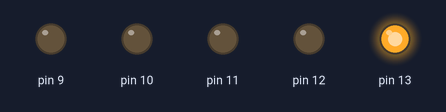
A sketch run on a simulated Arduino Uno, built with avr-gcc and run on an emulated ATmega328P. On the bench: output pins drawn as LEDs (lit = HIGH).

Above: at 0.5 s.
At 2.5 s:
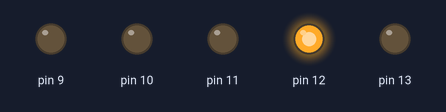
At 4.5 s:
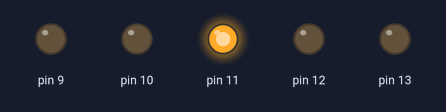
At 6.5 s:
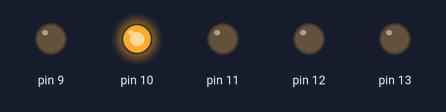
At 8.5 s:
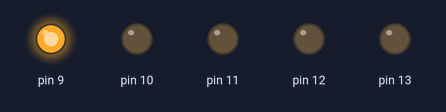
At 11.5 s:
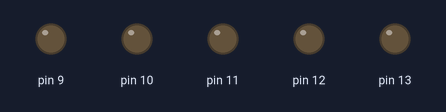
Timing chart, 0 to 13.0 s (numbered marks = the images above):
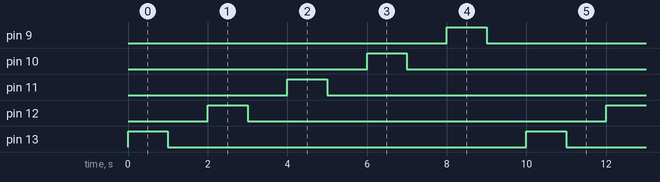

Measured:
- by itself, pin 9–13: alternates HIGH for 1.0 s and LOW for 9.0 s
- by itself, everything shown: repeats every 10.0 s, in 10 steps

The sketch:

led_chaser.ino
```cpp
void setup()
{ for(int i=13;i>=9;i--)
  pinMode(i,OUTPUT);
}

void loop()
{
 for(int j=13;j>=9;j--)
 {
   digitalWrite(j,HIGH);
   delay(1000);
   digitalWrite(j,LOW);
   delay(1000);
 }
}
```
